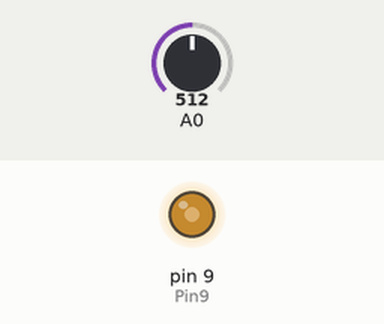
This sketch was run on a simulated Arduino Uno, built with avr-gcc and run on an emulated ATmega328P. On the bench: output pins drawn as LEDs (lit = HIGH). The inputs (shaded band) are chosen by the test bench; at power-on: A0 = 512.

Above: at 1.2 s.
1.3 s: A0 set to 716
At 2.4 s:
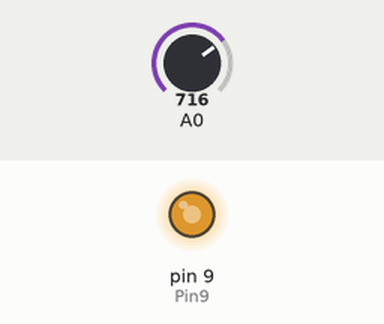
2.8 s: A0 set to 900
At 3.5 s:
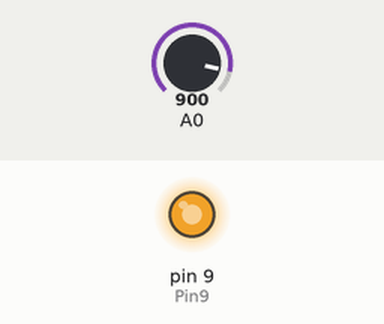
4.3 s: A0 set to 122
At 4.7 s:
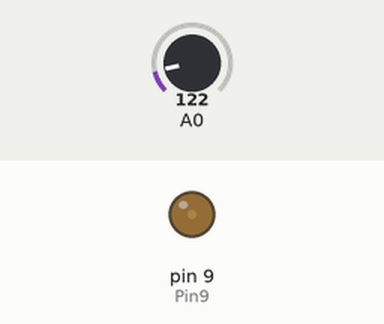
5.8 s: A0 set to 0
At 7.0 s:
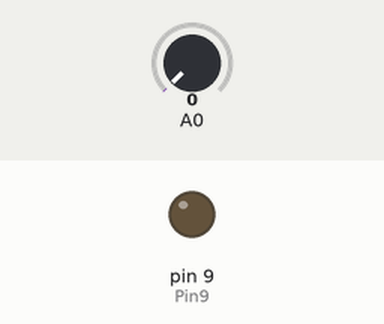
7.3 s: A0 set to 511
At 8.2 s:
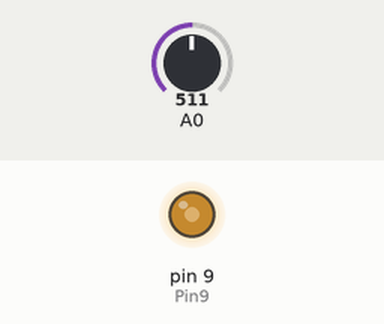
Timing chart, 0 to 9.8 s (numbered marks = the images above; inputs shaded):
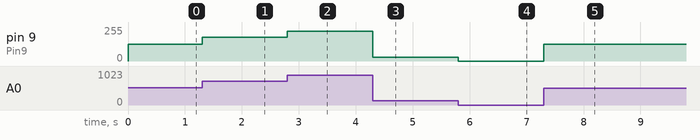

Measured:
- after the input at 1.3 s, pin 9 (Pin9): 127/255 → 178/255 at once
- after the input at 2.8 s, pin 9 (Pin9): 178/255 → 224/255 at once
- after the input at 4.3 s, pin 9 (Pin9): 224/255 → 30/255 at once
- after the input at 5.8 s, pin 9 (Pin9): 30/255 → 0/255 at once
- after the input at 7.3 s, pin 9 (Pin9): 0/255 → 127/255 at once

The sketch:

_007_ControlAnalogLumLED.ino
```cpp
int Pin9 = 9; //Nombramos Pin 9
void setup() //Configuraciones
{
  pinMode(Pin9, OUTPUT); //Configurar el pin 9 como salida
}
void loop() //Bucle infinito
{
  int LecturaAnalogica = analogRead(0); //Guardamos en variable la lectura analógica
  LecturaAnalogica = map(LecturaAnalogica, 0, 1023, 0, 255); //Mapeamos la variable
  analogWrite(Pin9, LecturaAnalogica);//Escribimos en valor en el LED
}
```
